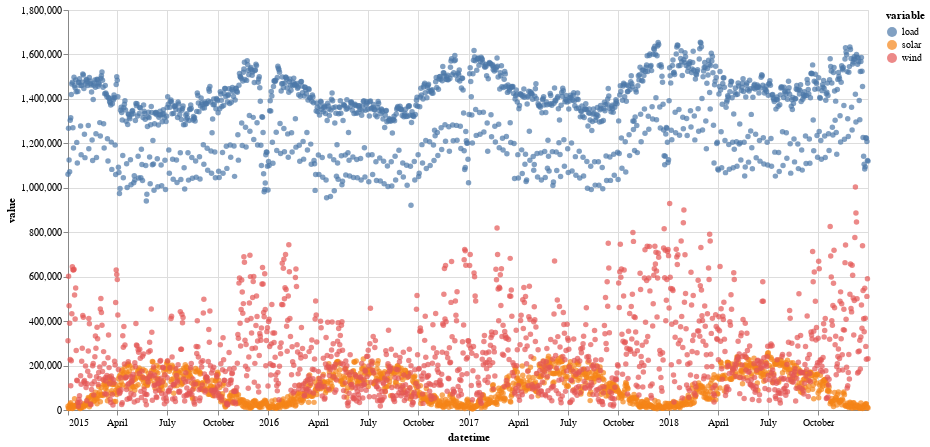

The notebook cell this image was saved under:
### Code cell
alt.Chart(days.reset_index().melt("datetime")).mark_circle().encode(
    x='datetime',
    y='value',
    color='variable',
).properties(width=800, height=400)

### Figure 1 — Vega-Lite specification as saved in the notebook (floating-point values rounded to 4 significant figures; data arrays with more than 128 entries replaced by an {"elided": "..."} marker saying what was removed)
{"config": {"view": {"continuousWidth": 400, "continuousHeight": 300}}, "data": {"name": "data-f7c24830b6d361807cc5a27700438cfb"}, "mark": "circle", "encoding": {"color": {"field": "variable", "type": "nominal"}, "x": {"field": "datetime", "type": "temporal"}, "y": {"field": "value", "type": "quantitative"}}, "height": 400, "width": 800, "$schema": "https://vega.github.io/schema/vega-lite/v4.17.0.json", "datasets": {"data-f7c24830b6d361807cc5a27700438cfb": {"elided": "4383 records"}}}
